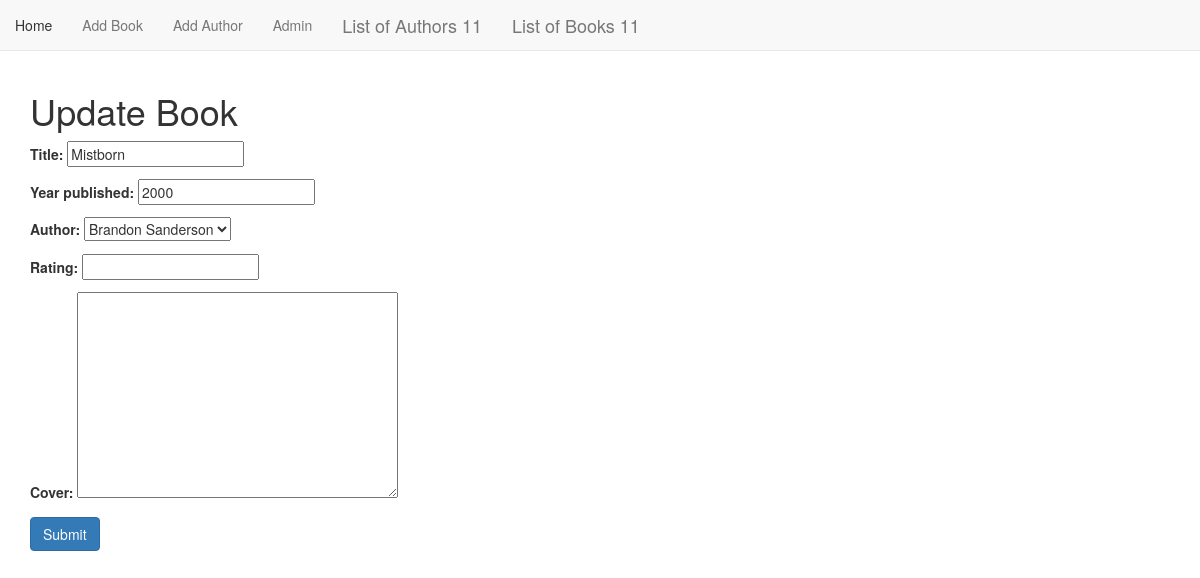
The page /book_app/update/42/ on the database its author committed.
### book_app/models.py (models this page shows, shortened)
class Book(models.Model):
    title = models.CharField(max_length=256)
    year_published = models.IntegerField(null=True)
    author = models.ForeignKey(
        Author, related_name='book', on_delete=models.CASCADE)
    rating = models.FloatField(null=True)
    cover = models.TextField(blank=True)

### book_app/views.py (the view)
# urls.py: path('update/<int:pk>/', views.BookUpdate.as_view(), name='book_update'),
class BookUpdate(UpdateView):
    model = models.Book
    fields = '__all__'

### book_app/models.py (called while the page is built)
    def __str__(self):
        return self.name

### book_app/templates/book_app/book_form.html (shortened to what this page needs)
{% extends "book_app/book_app_base.html" %}
{% block body_block %}
<h1>
    {% if not form.instance.pk %}
    Add Title
    {% else %}
    Update Book
    {% endif %}
</h1>
<form method="post">
    {{ form.as_p }}
    <input type="submit" class="btn btn-primary" value = "Submit">
</form>
{% endblock %}

### rows shown on the page
Book: title "Mistborn", year_published "2000", author "Brandon Sanderson"
